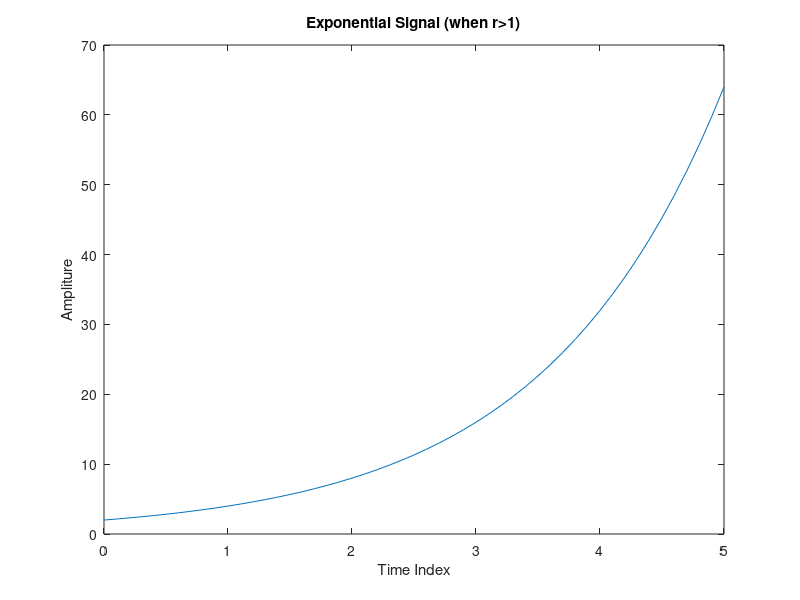

MATLAB code to generate this figure:
n = 0 : 0.1 : 5;
a = 2;
r = 2;
x = a * (r .^n);
plot(n , x);
xlabel('Time Index');
ylabel('Ampliture');
title('Exponential Signal (when r>1)');